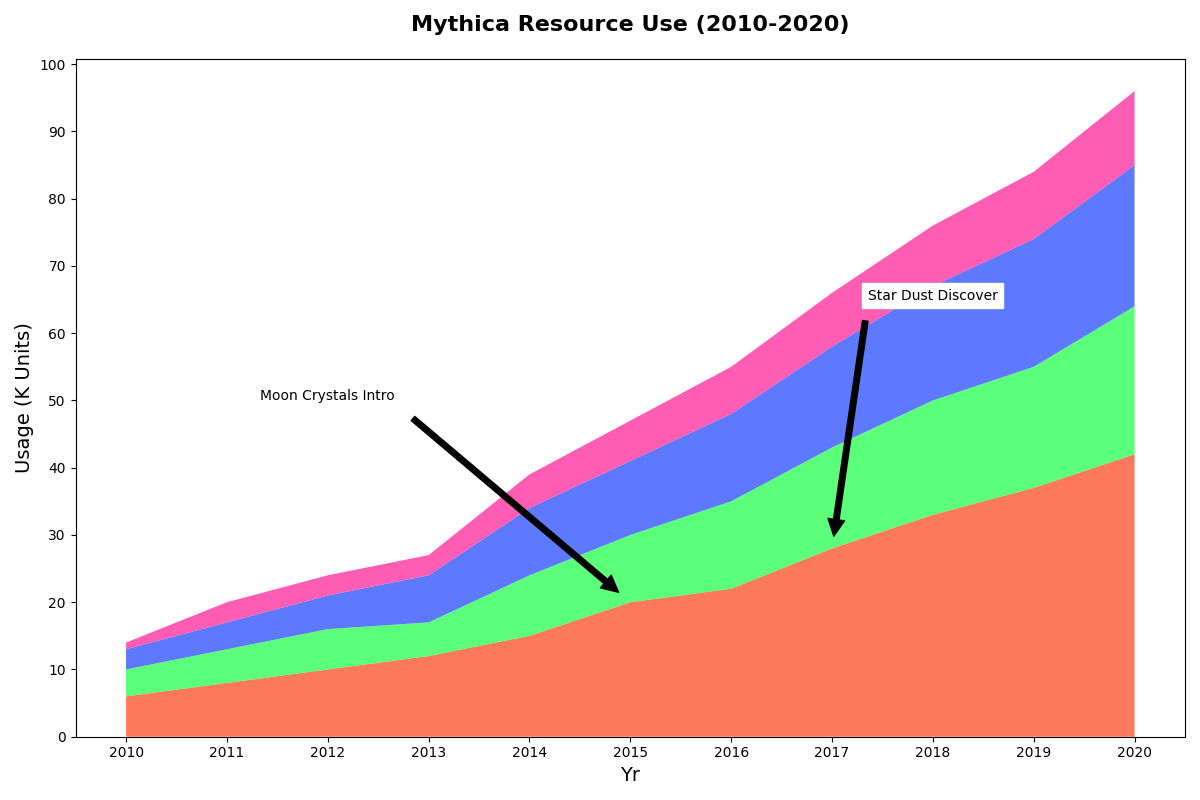

Write the Python code that produced this figure.
import matplotlib.pyplot as plt
import numpy as np

years = np.arange(2010, 2021)
moon_crystals = np.array([6, 8, 10, 12, 15, 20, 22, 28, 33, 37, 42])
sun_gemstones = np.array([4, 5, 6, 5, 9, 10, 13, 15, 17, 18, 22])
star_dust = np.array([3, 4, 5, 7, 10, 11, 13, 15, 17, 19, 21])
sky_pearls = np.array([1, 3, 3, 3, 5, 6, 7, 8, 9, 10, 11])

resource_data = np.vstack([moon_crystals, sun_gemstones, star_dust, sky_pearls])

fig, ax = plt.subplots(figsize=(12, 8))
ax.stackplot(years, resource_data, colors=['#FF5733', '#33FF57', '#3357FF', '#FF33A1'], alpha=0.8)

ax.set_title('Mythica Resource Use (2010-2020)', fontsize=16, fontweight='bold', pad=20)
ax.set_xlabel('Yr', fontsize=14)
ax.set_ylabel('Usage (K Units)', fontsize=14)

ax.set_xticks(years)
ax.set_yticks(np.arange(0, 101, 10))

ax.annotate('Moon Crystals Intro', xy=(2015, 20), xytext=(2012, 50),
            arrowprops=dict(facecolor='black', shrink=0.05),
            fontsize=10, ha='center', backgroundcolor='white')

ax.annotate('Star Dust Discover', xy=(2017, 28), xytext=(2018, 65),
            arrowprops=dict(facecolor='black', shrink=0.05),
            fontsize=10, ha='center', backgroundcolor='white')

plt.tight_layout()
plt.show()
